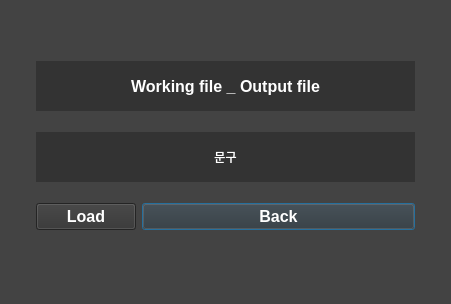
<?xml version="1.0" encoding="UTF-8"?>
<ui version="4.0">
 <class>Dialog</class>
 <widget class="QDialog" name="Dialog">
  <property name="geometry">
   <rect>
    <x>0</x>
    <y>0</y>
    <width>451</width>
    <height>304</height>
   </rect>
  </property>
  <property name="windowTitle">
   <string>Dialog</string>
  </property>
  <property name="styleSheet">
   <string notr="true">background-color: rgb(67, 67, 67);</string>
  </property>
  <widget class="QWidget" name="gridLayoutWidget">
   <property name="geometry">
    <rect>
     <x>0</x>
     <y>0</y>
     <width>451</width>
     <height>291</height>
    </rect>
   </property>
   <layout class="QGridLayout" name="gridLayout">
    <item row="6" column="3">
     <widget class="QLabel" name="Sin_File_Path_9">
      <property name="maximumSize">
       <size>
        <width>30</width>
        <height>25</height>
       </size>
      </property>
      <property name="styleSheet">
       <string notr="true"/>
      </property>
      <property name="text">
       <string/>
      </property>
     </widget>
    </item>
    <item row="7" column="2">
     <widget class="QLabel" name="Sin_File_Path_11">
      <property name="maximumSize">
       <size>
        <width>300</width>
        <height>25</height>
       </size>
      </property>
      <property name="styleSheet">
       <string notr="true"/>
      </property>
      <property name="text">
       <string/>
      </property>
     </widget>
    </item>
    <item row="2" column="1" colspan="2">
     <widget class="QLabel" name="Sin_File_Path_3">
      <property name="minimumSize">
       <size>
        <width>0</width>
        <height>50</height>
       </size>
      </property>
      <property name="maximumSize">
       <size>
        <width>16777215</width>
        <height>50</height>
       </size>
      </property>
      <property name="styleSheet">
       <string notr="true">background-color: rgb(51, 51, 51);
color: white;</string>
      </property>
      <property name="text">
       <string>문구</string>
      </property>
      <property name="alignment">
       <set>Qt::AlignCenter</set>
      </property>
     </widget>
    </item>
    <item row="6" column="2">
     <widget class="QPushButton" name="Back_Button">
      <property name="maximumSize">
       <size>
        <width>300</width>
        <height>100</height>
       </size>
      </property>
      <property name="font">
       <font>
        <pointsize>12</pointsize>
        <weight>75</weight>
        <bold>true</bold>
       </font>
      </property>
      <property name="layoutDirection">
       <enum>Qt::LeftToRight</enum>
      </property>
      <property name="styleSheet">
       <string notr="true">background-color: rgb(51, 51, 51);
color: white;</string>
      </property>
      <property name="text">
       <string>Back</string>
      </property>
     </widget>
    </item>
    <item row="1" column="1" colspan="2">
     <widget class="QLabel" name="Sin_File_Path_4">
      <property name="minimumSize">
       <size>
        <width>0</width>
        <height>50</height>
       </size>
      </property>
      <property name="maximumSize">
       <size>
        <width>16777215</width>
        <height>50</height>
       </size>
      </property>
      <property name="font">
       <font>
        <pointsize>12</pointsize>
        <weight>75</weight>
        <bold>true</bold>
       </font>
      </property>
      <property name="styleSheet">
       <string notr="true">background-color: rgb(51, 51, 51);
color: white;</string>
      </property>
      <property name="text">
       <string>Working file _ Output file</string>
      </property>
      <property name="alignment">
       <set>Qt::AlignCenter</set>
      </property>
     </widget>
    </item>
    <item row="6" column="0">
     <widget class="QLabel" name="Sin_File_Path_10">
      <property name="maximumSize">
       <size>
        <width>30</width>
        <height>25</height>
       </size>
      </property>
      <property name="styleSheet">
       <string notr="true"/>
      </property>
      <property name="text">
       <string/>
      </property>
     </widget>
    </item>
    <item row="0" column="1">
     <widget class="QLabel" name="Sin_File_Path_12">
      <property name="maximumSize">
       <size>
        <width>300</width>
        <height>25</height>
       </size>
      </property>
      <property name="styleSheet">
       <string notr="true"/>
      </property>
      <property name="text">
       <string/>
      </property>
     </widget>
    </item>
    <item row="6" column="1">
     <widget class="QPushButton" name="Final_Load_Button">
      <property name="maximumSize">
       <size>
        <width>100</width>
        <height>16777215</height>
       </size>
      </property>
      <property name="font">
       <font>
        <pointsize>12</pointsize>
        <weight>75</weight>
        <bold>true</bold>
       </font>
      </property>
      <property name="styleSheet">
       <string notr="true">background-color: rgb(51, 51, 51);
color: white;</string>
      </property>
      <property name="text">
       <string>Load</string>
      </property>
     </widget>
    </item>
   </layout>
  </widget>
 </widget>
 <resources/>
 <connections/>
</ui>
